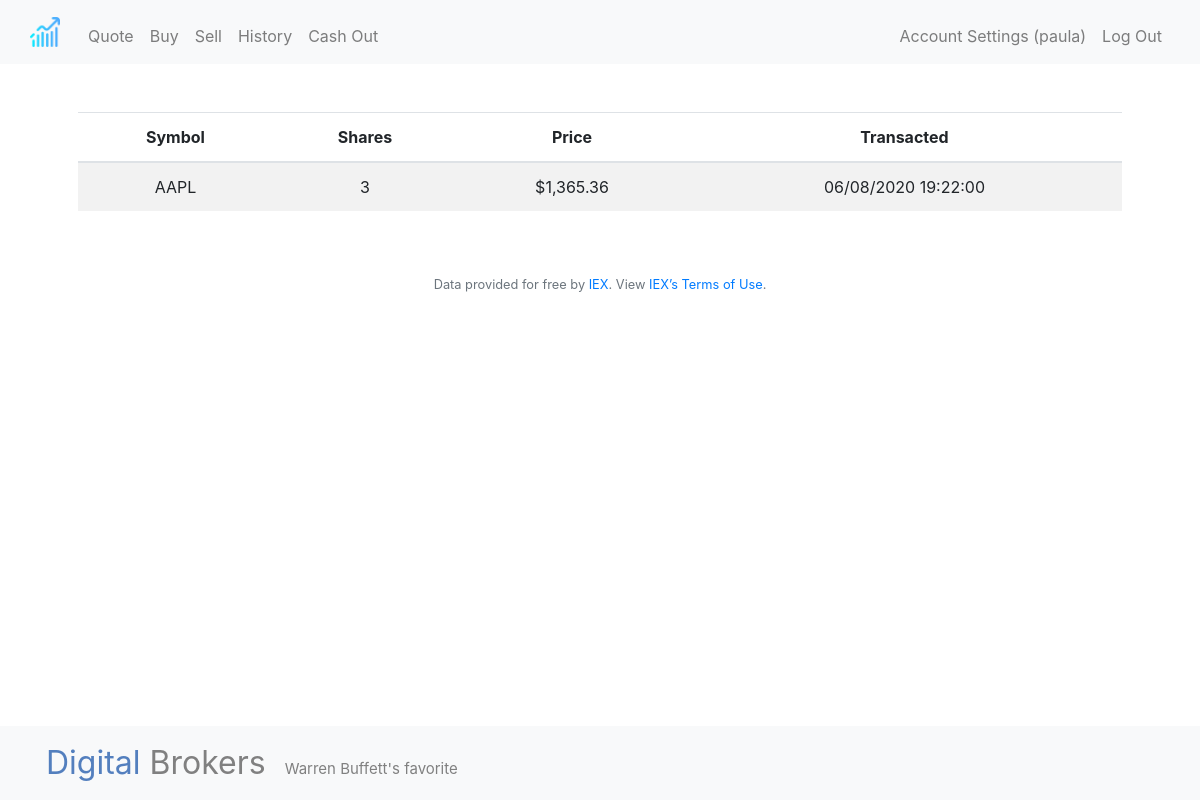
Screenshot of /history (signed in) with the database file from the repository.
### tables this page shows
CREATE TABLE "users" (
	"id"	INTEGER NOT NULL PRIMARY KEY AUTOINCREMENT,
	"username"	TEXT NOT NULL,
	"email"	TEXT,
	"hash"	TEXT NOT NULL,
	"cash"	NUMERIC NOT NULL DEFAULT 10000.00
);

CREATE TABLE "records" (
	"id_opr"	INTEGER NOT NULL PRIMARY KEY AUTOINCREMENT UNIQUE,
	"id_user"	INTEGER NOT NULL,
	"symbol"	TEXT NOT NULL,
	"name"	TEXT NOT NULL,
	"shares"	INTEGER NOT NULL,
	"price"	INTEGER NOT NULL,
	"time_stamp"	TEXT NOT NULL,
	FOREIGN KEY("id_user") REFERENCES "users"("id")
);

### application.py (the view)
@app.route("/history")
@login_required
def history():
    records = db.execute('select symbol, shares, price, time_stamp from records WHERE id_user = :id',id=session["user_id"])
    for item in records:
        item['price'] = usd(item['price'])
    user = db.execute("SELECT username FROM users WHERE id = :id", id=session["user_id"])
    return render_template("history.html",
        rows=records,
        user=user[0]['username'])

### application.py (called while the page is built)
@app.after_request
def after_request(response):
    response.headers["Cache-Control"] = "no-cache, no-store, must-revalidate"
    response.headers["Expires"] = 0
    response.headers["Pragma"] = "no-cache"
    return response

### helpers.py (called while the page is built)
def login_required(f):
    @wraps(f)
    def decorated_function(*args, **kwargs):
        if session.get("user_id") is None:
            return redirect("/login")
        return f(*args, **kwargs)
    return decorated_function

def usd(value):
    return f"${value:,.2f}"

### templates/history.html (shortened to what this page needs)
{% extends "layout.html" %}
{% block main %}
<table class="table table-striped">
    <thead>
        <tr>
            <th>Symbol</th>
            <th>Shares</th>
            <th>Price</th>
            <th>Transacted</th>
        </tr>
    </thead>
    <tbody>
        {% for row in rows %}
        <tr>
            <td>{{ row.symbol }}</td>
            <td>{{ row.shares }}</td>
            <td>{{ row.price }}</td>
            <td>{{ row.time_stamp }}</td>
        </tr>
    {% endfor %}
    </tbody>
</table>
{% endblock %}

### templates/layout.html (shortened to what this page needs)
<!DOCTYPE html>
<html lang="en">
    <head>
        <link href="https://maxcdn.bootstrapcdn.com/bootstrap/4.1.3/css/bootstrap.min.css" rel="stylesheet">
        <link href="/static/styles.css" rel="stylesheet">
    </head>
    <body>
        <nav class="navbar fixed-bottom navbar-expand-sm navbar-dark bg-light">
            <a class="navbar-brand" href="/">
                <a class="navbar-brand" href="/">
                    <span class="blue">Digital</span>
                    <span class="black">Brokers</span>
                    <small>Warren Buffett's favorite</small>
                </a>
            </a>
        </nav>
        <nav class="navbar navbar-expand-lg navbar-light bg-light">
            <a href="/"><img src="/static/profits.ico" width="30" height="30" alt="Icon made by Freepik from www.flaticon.com"></a>
            <div class="collapse navbar-collapse" id="navbar">
                {% if session.user_id %}
                    <ul class="navbar-nav mr-auto mt-2">
                        <li class="nav-item"><a class="nav-link" href="/quote">Quote</a></li>
                        <li class="nav-item"><a class="nav-link" href="/buy">Buy</a></li>
                        <li class="nav-item"><a class="nav-link" href="/sell">Sell</a></li>
                        <li class="nav-item"><a class="nav-link" href="/history">History</a></li>
                        <li class="nav-item"><a class="nav-link" href="/cash_out">Cash Out</a></li>
                    </ul>
                    <ul class="navbar-nav ml-auto mt-2">
                        <li class="nav-item"><a class="nav-link" href="/account">Account Settings ({{ user }})</a></li>
                        <li class="nav-item"><a class="nav-link" href="/logout">Log Out</a></li>
                    </ul>
                {% else %}
                    <ul class="navbar-nav ml-auto mt-2">
                        <li class="nav-item"><a class="nav-link" href="/register">Register</a></li>
                        <li class="nav-item"><a class="nav-link" href="/login">Log In</a></li>
                    </ul>
                {% endif %}
            </div>
        </nav>
        <main class="container p-5">
            {% block main %}{% endblock %}
        </main>
        <footer class="small text-center text-muted">
            Data provided for free by <a href="https://iextrading.com/developer">IEX</a>. View <a href="https://iextrading.com/api-exhibit-a/">IEX’s Terms of Use</a>.
        </footer>
    </body>
</html>

### static/styles.css (style rules this page uses)
nav .navbar-brand { font-size: xx-large; }
nav .navbar-brand .blue { color: #537fbe; }
nav .navbar-brand .black { color: gray; }
main { overflow-x: auto; text-align: center; }
.navbar-brand small { font-size:15px; color: grey; padding-left: 10px; }
.navbar { padding-left: 30px; padding-right: 30px; }
.collapse { padding-left: 20px; }

### rows the page displays
users: username "paula"
records: symbol "AAPL", shares "3", price "$1,365.36", time_stamp "06/08/2020 19:22:00"
